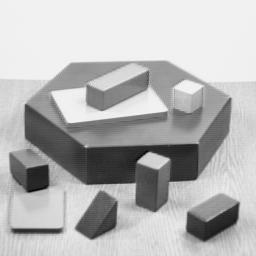
#> input picture img/blox.jpg, 256 x 256 px
$ python cornerDetector.py   (older library calls are emulated)
#> lines starting #> are read from the running program, lines starting #| are printed output that depends on the picture; after the words box and inside, x2 and y2 are one past the last pixel; in counts of white or black regions, pixels touching at a corner belong together
# -*- coding: utf-8 -*-
import numpy as np
import cv2
from matplotlib import pyplot as plt
import os
import sys
sys.path.append(os.path.abspath(os.path.dirname(__file__) + '/' + '..'))
import displayUtil

# OpenCV has the function cv2.cornerHarris() for this purpose. Its arguments are :
#
# img - Input image, it should be grayscale and float32 type.
# blockSize - It is the size of neighbourhood considered for corner detection
# ksize - Aperture parameter of Sobel derivative used.
# k - Harris detector free parameter in the equation.

img = cv2.imread('../../img/blox.jpg')
#> img is the input picture: shape (256, 256, 3); min 0, max 252, mean 182.8
gray = cv2.cvtColor(img, cv2.COLOR_BGR2GRAY)


def Harris(img, gray):
    newImg = img.copy()
    gray = np.float32(gray)
    dst = cv2.cornerHarris(gray, 2, 3, 0.04)
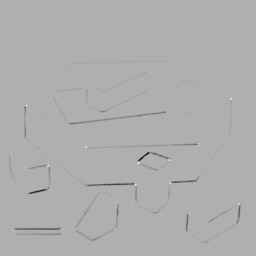
#> dst: shape (256, 256) float32; min -17199288, max 7744669, mean -99159.6; drawn with min black and max white

    # result is dilated for marking the corners, not important
    dst = cv2.dilate(dst, None)
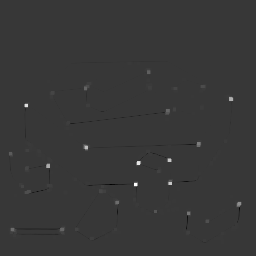
#> dst: shape (256, 256) float32; min -2162714.8, max 7744669, mean 13098.9; drawn with min black and max white

    # Threshold for an optimal value, it may vary depending on the image.
    newImg[dst > 0.01 * dst.max()] = [0, 0, 255]
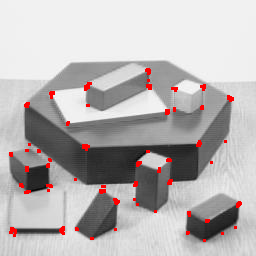
#> newImg: shape (256, 256, 3); 1.77% of pixels changed, all inside (x1, y1, x2, y2) = (9, 68, 242, 242)

    return (newImg, 'Harris')


def ShiTomasi(img, gray):
    newImg = img.copy()
    corners = cv2.goodFeaturesToTrack(gray, 25, 0.01, 10)
#> corners = 25 rows, first 8: [138, 162], [230, 98], [135, 184], [47, 165], [168, 159], [26, 105], [238, 203], [85, 146]
    corners = np.int0(corners)

    for i in corners:
        x, y = i.ravel()
        cv2.circle(newImg, (x, y), 3, 255, -1)
#> this loop made 25 passes
#> (x, y) on passes 1 to 12: (138, 162), (230, 98), (135, 184), (47, 165), (168, 159), (26, 105), (238, 203), (85, 146), (61, 229), (169, 182), (198, 142), (12, 229)
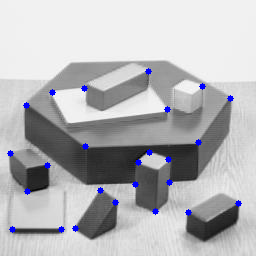
#> newImg: shape (256, 256, 3); 1.11% of pixels changed, all inside (x1, y1, x2, y2) = (7, 68, 242, 233)

    return (newImg, 'Shi-Tomasi')


def SIFT(gray):
    # sift = cv2.SIFT()
    sift = cv2.xfeatures2d.SIFT_create()
    kp = sift.detect(gray, None)
#> kp = 187 keypoints; strongest (x, y, size): (35, 180, 18.6), (154, 161, 12.2), (204, 228, 22), (99, 222, 23.1)

    img = None
    img = cv2.drawKeypoints(gray, kp, img, flags=cv2.DRAW_MATCHES_FLAGS_DRAW_RICH_KEYPOINTS)
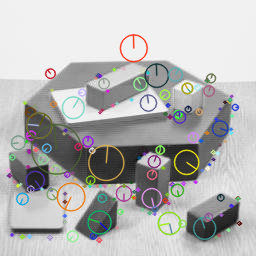
#> img: shape (256, 256, 3); mean of channels 0, 1, 2 180.8, 181.8, 181.8; drawn as B, G, R

    return (img, 'SIFT')


def SURF(gray):
    # surf = cv2.SURF(500)
#> (the run stopped early here; a loop or call above may not have finished)

$ run again, with test/VideoAnalysis/a.jpg copied over img/blox.jpg
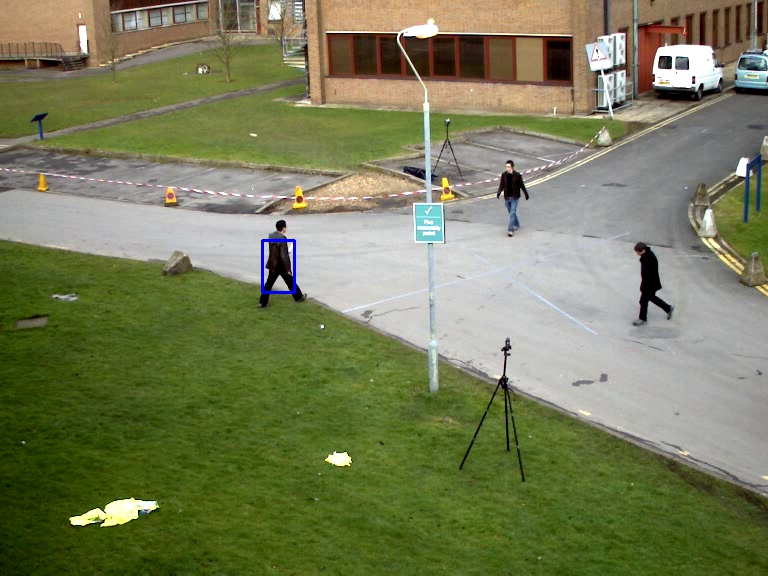
#> input picture test/VideoAnalysis/a.jpg, 768 x 576 px
#> img is the input picture: shape (576, 768, 3); mean B, G, R 89.3, 125.4, 120.4
#> corners = 25 rows, first 8: [693, 83], [396, 34], [138, 510], [600, 70], [322, 326], [687, 68], [653, 83], [502, 191]
#> the loop in ShiTomasi, `for i in corners:` made 25 passes
#> after the loop in ShiTomasi, `for i in corners:`:
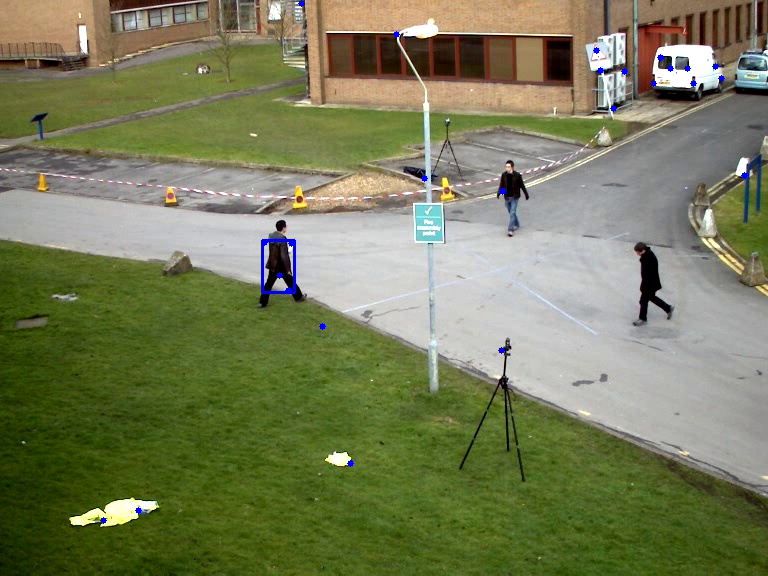
#> newImg: shape (576, 768, 3); 0.16% of pixels changed, all inside (x1, y1, x2, y2) = (100, 0, 748, 524)
#> kp = 1530 keypoints; strongest (x, y, size): (693, 82, 2.1), (694, 77, 1.9), (666, 62, 8.4), (701, 85, 2.8)
#> in SIFT, `img = cv2.drawKeypoints(gray, kp, img, flags=cv2.DRAW_MATCHES_FLAGS_DR..`:
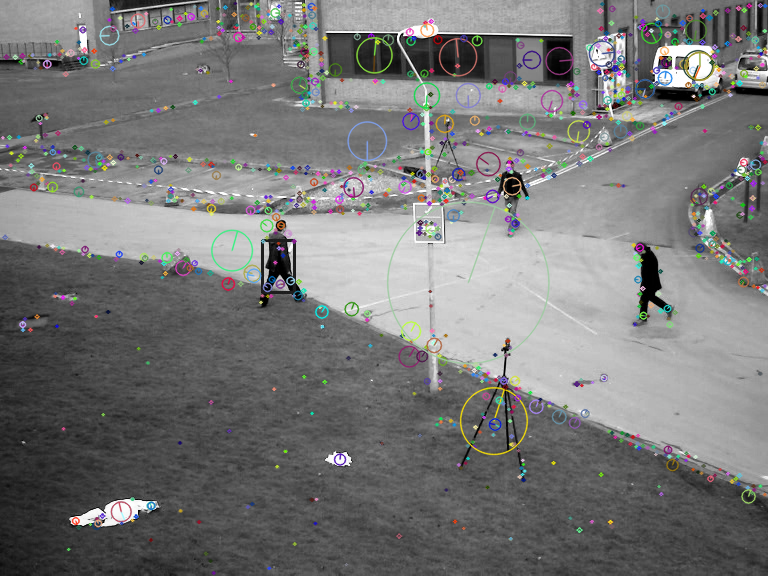
#> img: shape (576, 768, 3); mean of channels 0, 1, 2 119.6, 119.9, 119.8; drawn as B, G, R
